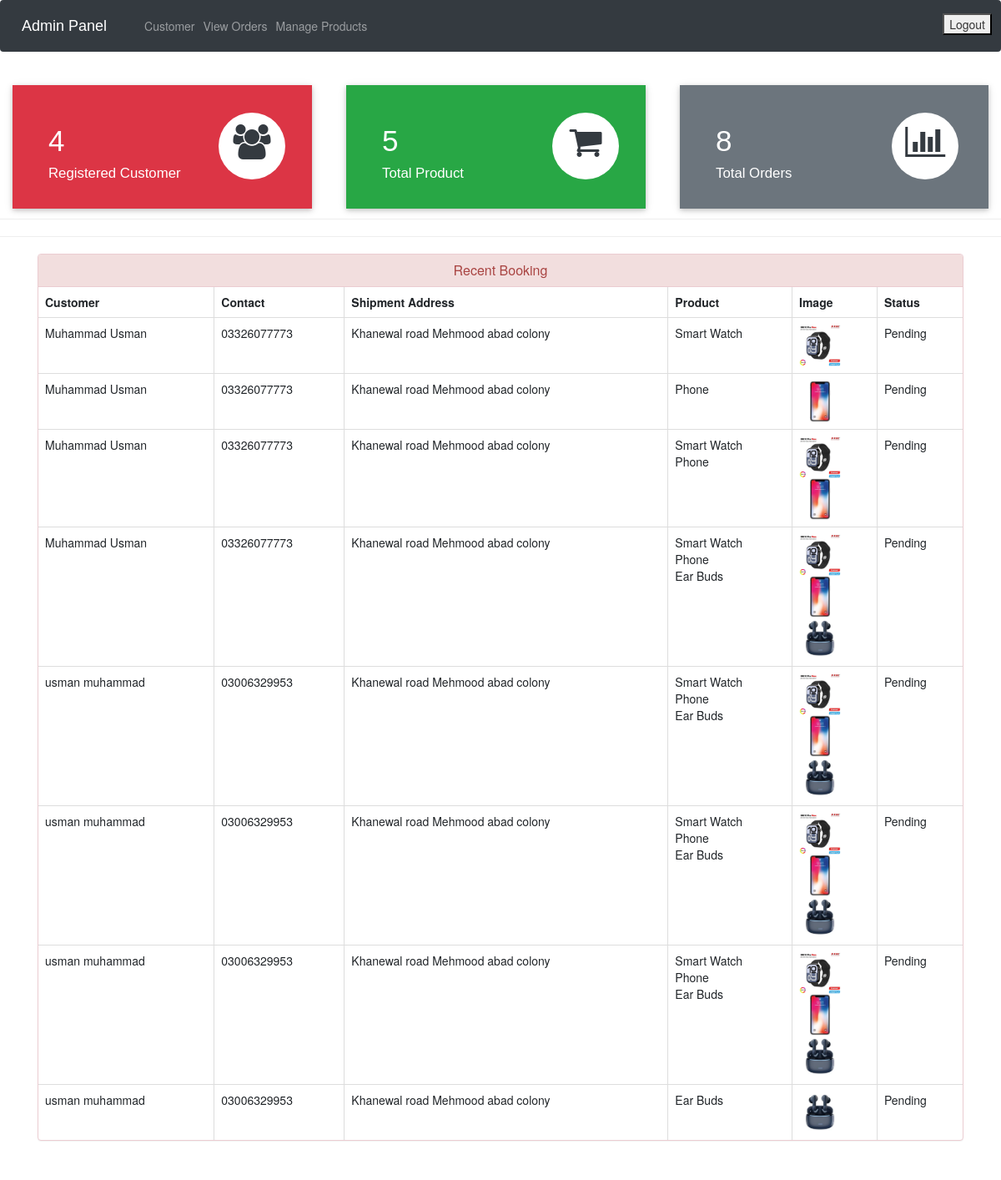
Screenshot of /admin-dashboard (signed in) with the database file from the repository.
### ecom/models.py (models this page shows, shortened)
class Product(models.Model):
    name = models.CharField(max_length=100)
    product_image = models.ImageField(upload_to='product_image/', null=True, blank=True, default="-")
    additional_image1 = models.ImageField(upload_to='product_image/other/', null=True, blank=True)
    additional_image2 = models.ImageField(upload_to='product_image/other/', null=True, blank=True)
    additional_image3 = models.ImageField(upload_to='product_image/other/', null=True, blank=True)
    additional_image4 = models.ImageField(upload_to='product_image/other/', null=True, blank=True)
    price = models.PositiveIntegerField()
    discount = models.PositiveIntegerField(null=True, blank=True, help_text="Discount Price")
    description = models.TextField(max_length=1000)
    short_description = models.TextField(max_length=100, null=True)
    stock = models.PositiveIntegerField(default=0)
    category = models.ForeignKey(Category, on_delete=models.CASCADE, related_name='products', default=1)
    sub_category = models.ForeignKey(Sub_category, on_delete=models.CASCADE, related_name='products', default=1)
    is_digital = models.BooleanField(default=False)
    featured = models.BooleanField(default=False)
    popular = models.BooleanField(default=False)
    colors = models.ManyToManyField(Color, blank=True, related_name='products')  # Added color options
    free_delivery = models.BooleanField(default=False)

class Customer(models.Model):
    user=models.OneToOneField(User,on_delete=models.CASCADE)
    profile_pic= models.ImageField(upload_to='profile_pic/CustomerProfilePic/',null=True,blank=True, default="-")
    address = models.CharField(max_length=40)
    mobile = models.CharField(max_length=20,null=False)
    @property
    def get_name(self):
        return self.user.first_name+" "+self.user.last_name

class Order(models.Model):
    STATUS_CHOICES = (
        ('Pending', 'Pending'),
        ('Order Confirmed', 'Order Confirmed'),
        ('Out for Delivery', 'Out for Delivery'),
        ('Delivered', 'Delivered'),
    )
    order_number = models.CharField(max_length=100, unique=True, editable=False)
    customer = models.ForeignKey(Customer, on_delete=models.CASCADE)
    status = models.CharField(max_length=50, choices=STATUS_CHOICES, default='Pending')
    order_date = models.DateField(auto_now_add=True, null=True)
    email = models.CharField(max_length=50, null=True)
    address = models.CharField(max_length=500, null=True)
    mobile = models.CharField(max_length=20, null=True)

### ecom/views.py (the view)
# urls.py: path('admin-dashboard', views.admin_dashboard_view,name='admin-dashboard'),
@login_required(login_url='adminlogin')
def admin_dashboard_view(request):
    customercount = models.Customer.objects.count()
    productcount = models.Product.objects.count()
    ordercount = models.Order.objects.count()
    orders = models.Order.objects.prefetch_related(
        Prefetch('items', queryset=models.OrderItem.objects.select_related('product'))
    )
    ordered_products = []
    ordered_bys = []
    for order in orders:
        ordered_product = [item.product for item in order.items.all()]  # Get all products in the order
        ordered_products.append(ordered_product)
        ordered_bys.append(order.customer)  # Get the customer who placed the order
    mydict = {
        'customercount': customercount,
        'productcount': productcount,
        'ordercount': ordercount,
        'data': zip(ordered_products, ordered_bys, orders),
    }
    return render(request, 'ecom/admin_dashboard.html', context=mydict)

### ecom/context_processors.py (called while the page is built)
def categories_context(request):
    categories = Category.objects.prefetch_related('sub_category').all()
    return {'categories': categories}

### templates/ecom/admin_dashboard.html
{% extends 'ecom/admin_base.html' %}
{% load static %}
{% block content %}
<br>
{%include 'ecom/admin_dashboard_cards.html'%}
<br><br><br><br><br>
<hr><hr>
<div class="container" >
    <div class="panel panel-danger" >
      <div class="panel-heading" style="text-align:center;">
        <h6 class="panel-title">Recent Booking</h6>
      </div>
      <table class="table table-hover table-bordered" id="dev-table">
        <thead>
          <tr>
            <th>Customer</th>
            <th>Contact</th>
            <th>Shipment Address</th>
            <th>Product</th>
            <th>Image</th>
            <th>Status</th>
          </tr>
        </thead>
        {% for products, customer, order in data %}
<tr>
    <td>{{ customer.get_name }}</td>
    <td>{{ customer.mobile }}</td>
    <td>{{ order.address }}</td>
    <td>
        {% for product in products %}
        {{ product.name }}<br>
        {% endfor %}
    </td>
    <td>
        {% for product in products %}
        <img src="{% static product.product_image.url %}" alt="{{ product.name }}" style="width: 50px; height: 50px;"><br>
        {% endfor %}
    </td>
    <td>{{ order.status }}</td>
</tr>
{% endfor %}
      </table>
  </div>
</div>
{% endblock content %}

### rows the page displays
Product: get_name "Muhammad Usman", mobile "03326077773", address "Khanewal road Mehmood abad colony", name "Smart Watch", product_image (picture), status "Pending", get_name "usman muhammad", mobile "03006329953"
Product: get_name "Muhammad Usman", mobile "03326077773", address "Khanewal road Mehmood abad colony", name "Phone", product_image (picture), status "Pending"
Product: name "Phone", product_image (picture)
Product: name "Ear Buds", product_image (picture), get_name "usman muhammad", mobile "03006329953", address "Khanewal road Mehmood abad colony", status "Pending"

### other values shown
{{ customercount }} "4"
{{ productcount }} "5"
{{ ordercount }} "8"
